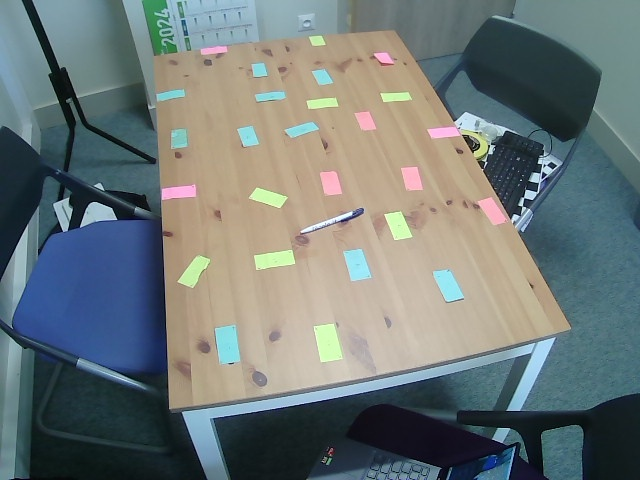
#> input picture 4sameTime0.jpg, 640 x 480 px; its folder holds 5 pictures in this run
$ python Main_CCU_MoreImages.py
#> lines starting #> are read from the running program, lines starting #| are printed output that depends on the picture
### SizeEstimations.py
# -*- coding: utf-8 -*-
"""
Created on Fri Apr 19 09:23:50 2024

Class DistanceEstimations

@author: jpila
"""

import numpy as np
import cv2 as cv
import math

class SizeEstimations:

    #Constructor
        #Not necessary for our purpose
    # def __init__(self, tMatrix, distCoefficient):
    #     self.tMtx = tMatrix
    #     self.dCoef = distCoefficient

    def __init__(self):
        pass

    #Methods
    # [5 lines left out: function homographyTransform, not called in this run]


    def undistortTransform(self,imgCaseStudy, tMtx, dCoef):

        imgTransform = cv.undistort(imgCaseStudy, tMtx, dCoef, None)

        return imgTransform


    # [19 lines left out: function transformCoordSyst, not called in this run]


    def estimateDistance2Pixels(self,Pixel1,Pixel2):

        toTest = np.float32([])

        if(type(toTest) != type(Pixel1)):
            Pixel1 = np.array(Pixel1)

        if(type(toTest) != type(Pixel2)):
            Pixel2 = np.array(Pixel2)

        distance = np.linalg.norm(Pixel1 - Pixel2)


        return distance


    def estimateScaleFactor(self,pDistKnowObj,realDist):

        scaleFactor = pDistKnowObj / realDist

        return scaleFactor


    # [6 lines left out: function estimateRealMeasure, not called in this run]


### CameraCalibration.py
# -*- coding: utf-8 -*-
"""
Created on Thu Apr 18 15:52:57 2024

Class CameraCalibration

@author: jpila
"""

import numpy as np
import cv2 as cv
import glob
import pathlib
import os

class CameraCalibration:

    #Constructor
    def __init__(self,objectPts):

        self.objP = objectPts

    #Methods
    # [29 lines left out: function homography, not called in this run]


    def __getNbPoints(self,system):
        return system.shape[0]


    # [76 lines left out: functions __isPlane, zhang, not called in this run]


    def calibration(self,imgPoints, imgShape):
        toTest = np.float32([])

        if(type(toTest) == type(self.objP)):
            objPoints = []
            objPoints.append(self.objP)


        ret, tMtx, dist, rvecs, tvecs = cv.calibrateCamera(
            self.objP, imgPoints, imgShape , None, None)


        return [ret,tMtx, dist ,rvecs, tvecs]


### Main_CCU_MoreImages.py
# -*- coding: utf-8 -*-
"""
Created on Wed Apr 24 15:27:27 2024

@author: jpila
"""

import CameraCalibration as CC
import SizeEstimations as SE
import cv2 as cv
import pickle
import numpy as np


######## Calibrate Camera test with Post its

# prepare object points, like (0,0,0), (1,0,0), (2,0,0) ....,(6,5,0)

objPts = np.float32([[0,0,0],[73.6,0,0],[0,117.4,0],[73.6,117.4,0],
                   [26.6,6,0],[8,40,0],[40,29.6,0],[23.8,51,0],[19.5,74.2,0],[37.6,72,0],[1.2,88,0],[19,98.5,0],[7,14.4,0],[10.4,21.6,0], #1- 9
                   [1,54.4,0],[7.6,57.4,0],[27,21.4,0],[29.4,28.2,0],[27.2,36,0],[34.2,39,0],[24,81.2,0],[26.4,87.6,0],[42.6,14,0],[45.8,20.6,0], #10 - 14
                   [35.4,45.4,0],[41,50.2,0],[34.6,96.2,0],[37.6,89.6,0],[52,0,0],[59,3.8,0],[50.2,44.2,0],[52.6,51.2,0],[46.4,71.2,0],[54,69.6,0], # 16 - 20
                   [48.2,87,0],[55,90,0],[44.4,112.8,0],[47,106,0],[66,22.2,0],[72.4,26,0],[66.6,41,0],[70,47.8,0],[66,63.2,0],[72.4,65.6,0], # 21 - 25
                   [66.8,84.4,0],[68.2,92,0],[61.2,103.2,0],[64.2,110,0]]) #26 - 27


imgPts = np.float32([[405,52],[159,78],[578,364],[160,443],#Table points
                     [320,68],[417,124],[288,116],[367,156],[411,218],[328,224],[513,251],[451,304],[394,75],[389,87],#1- 9
                     [462,154],[437,164],[331,92],[326,108],[341,123],[315,133],[404,243],[399,268],[269,86],[260,99], #10 - 14
                     [316,147],[295,162],[370,309],[345,285],[233,68],[208,76],[255,152],[246,172],[287,225],[251,226], #16 - 20
                     [290,284],[256,300],[338,394],[313,363],[187,113],[162,125],[188,154],[174,174],[194,213],[164,226], # 21 - 25
                     [195,287],[187,317],[228,362],[215,397]]) #26 - 27

imgPts0 = np.float32([[411,37],[166,63],[589,348],[177,432],#Table points
                     [327,53],[429,110],[296,101],[376,140],[423,204],[339,209],[524,237],[465,290],[402,61],[398,72],#1- 9
                     [471,139],[449,150],[339,77],[333,94],[349,109],[323,119],[415,229],[411,255],[276,72],[268,85], #10 - 14
                     [326,132],[303,150],[383,295],[359,269],[238,53],[214,61],[264,135],[256,158],[300,211],[261,212], #16 - 20
                     [303,268],[268,286],[353,380],[328,350],[195,98],[168,110],[196,139],[183,159],[203,200],[171,213], # 21 - 25
                     [207,273],[202,303],[244,348],[231,384]]) #26 - 27

imgPts1 = np.float32([[635,245],[494,69],[76,394],[75,148],#Table points
                     [561,174],[473,265],[452,156],[394,222],[290,262],[279,199],[240,354],[170,292],[575,237],[542,233],#1- 9
                     [423,310],[394,286],[509,184],[476,183],[450,196],[426,178],[253,255],[217,251],[503,139],[474,133], #10 - 14
                     [399,182],[365,167],[171,232],[200,214],[530,112],[507,97],[378,141],[348,140],[274,174],[272,150], #16 - 20
                     [206,183],[187,166],[95,220],[123,203],[436,93],[413,82],[369,103],[338,99],[287,118],[269,106], # 21 - 25
                     [202,133],[172,136],[132,162],[103,161]]) #26 - 27

imgPts2 = np.float32([[618,247],[447,76],[54,469],[26,196],#Table points
                     [532,179],[457,287],[417,173],[371,248],[267,303],[246,236],[226,411],[141,351],[556,247],[523,246],#1- 9
                     [412,343],[378,320],[481,195],[449,198],[423,215],[395,199],[227,302],[186,300],[470,148],[438,146], #10 - 14
                     [367,204],[335,194],[137,284],[165,261],[492,117],[467,104],[343,161],[304,164],[236,208],[231,185], #16 - 20
                     [165,226],[144,209],[54,276],[81,255],[393,106],[365,95],[325,121],[293,122],[243,146],[221,133], # 21 - 25
                     [156,170],[125,176],[85,209],[57,210]]) #26 - 27

imgPts3 = np.float32([[398,265],[492,86],[3,128],[146,13],#Table points
                     [416,177],[241,183],[343,118],[237,130],[153,118],[197,86],[72,149],[86,103],[345,221],[321,198],#1- 9
                     [174,184],[179,162],[356,156],[330,141],[298,139],[299,120],[143,107],[129,95],[409,130],[385,114], #10 - 14
                     [280,112],[272,97],[123,76],[149,74],[471,125],[465,107],[311,84],[289,74],[217,71],[236,59], #16 - 20
                     [176,59],[181,47],[102,53],[125,51],[409,77],[404,63],[349,60],[330,49],[279,46],[280,34], # 21 - 25
                     [217,33],[198,28],[158,33],[145,25]]) #26 - 27

# imgPts4 = np.float32([[20,184],[46,446],[434,65],[601,231],#Table points
#                       [51,250],[174,151],[166,257],[238,179],[323,140],[350,189],[342,88],[410,114],[72,182],[105,184],#1- 9
#                       [218,120],[240,133],[113,226],[148,226],[178,207],[203,226],[354,141],[390,142],[93,291],[129,292], #10 - 14
#                       [230,219],[265,230],[436,151],[418,167],[37,347],[57,372],[249,270],[290,268],[364,214],[376,244], #16 - 20
#                       [430,198],[462,127],[513,157],[498,172],[161,373],[192,399],[264,340],[309,342],[369,296],[406,319], # 21 - 25
#                       [469,259],[505,254],[522,214],[555,215]]) #26 - 27

# imgPts4 = np.float32([[366,29],[123,61],[533,337],[116,416],#Table points
#                       [281,47],[377,101],[248,94],[325,123],[367,193],[284,200],[468,225],[405,277],[355,53],[349,66],#1- 9
#                       [421,127],[396,139],[290,71],[285,87],[300,100],[271,111],[359,216],[351,245],[230,66],[219,80], #10 - 14
#                       [275,124],[254,141],[322,283],[298,256],[195,50],[170,59],[214,130],[206,151],[244,203],[207,204], #16 - 20
#                       [246,257],[211,275],[287,366],[264,335],[149,94],[125,106],[150,134],[135,155],[155,192],[123,206], # 21 - 25
#                       [154,262],[146,293],[184,336],[169,370]]) #26 - 27


#######For Addition of objects

# imgPts4 = np.float32([[395,26],[150,41],[542,338],[129,389],#Table points
#                       [310,38],[403,97],[276,82],[349,124],[386,187],[305,187],[486,225],[421,270],[385,48],[376,61],#1- 9
#                       [444,127],[418,138],[318,62],[312,77],[327,90],[299,101],[379,209],[369,236],[259,54],[248,66], #10 - 14
#                       [300,113],[277,128],[341,271],[319,237],[223,34],[198,41],[239,115],[229,134],[267,188],[228,186], #16 - 20
#                       [266,239],[228,257],[303,351],[278,317],[177,76],[149,85],[174,115],[159,132],[177,170],[144,183], # 21 - 25
#                       [172,238],[165,270],[199,314],[181,348]]) #26 - 27


########Third test for pencil
imgPts4 = np.float32([[394,30],[154,56],[570,328],[168,408],#Table points
                      [312,46],[411,99],[283,91],[361,129],[406,191],[324,194],[506,221],[448,270],[386,52],[381,65],#1- 9
                      [454,127],[431,138],[323,69],[318,84],[334,97],[308,109],[400,212],[394,239],[262,63],[253,77], #10 - 14
                      [312,121],[290,136],[370,277],[343,251],[226,46],[200,54],[251,125],[243,146],[287,197],[249,198], #16 - 20
                      [290,250],[256,268],[341,357],[314,326],[182,89],[156,101],[185,129],[171,147],[193,185],[162,197], # 21 - 25
                      [197,255],[190,286],[232,326],[220,362]]) #26 - 27


# imgPts = np.float32([[],[],[],[],#Table points
#                      [],[],[],[],[],[],[],[],[],[],#1- 9
#                      [],[],[],[],[],[],[],[],[],[], #10 - 14
#                      [],[],[],[],[],[],[],[],[],[], #16 - 20
#                      [],[],[],[],[],[],[],[],[],[], # 21 - 25
#                      [],[],[],[]]) #26 - 27


img1 = cv.imread('4sameTime0.jpg')
#> img1 is the input picture: shape (480, 640, 3); mean B, G, R 119.2, 120.1, 110.7

print(imgPts.shape[0])


image = img1

##Show points in picture
# for i in range (imgPts4.shape[0]):
#     coord = tuple(int(x) for x in imgPts4[i])
#     image = cv.circle(image,coord, 2,(0, 0, 255), -1)


gray = cv.cvtColor(image, cv.COLOR_BGR2GRAY)
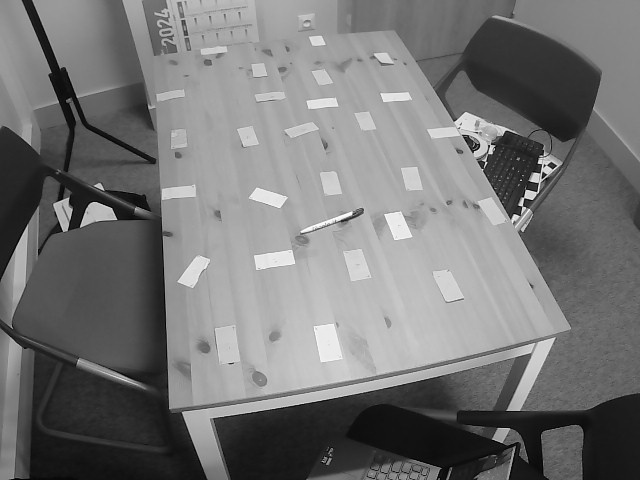
#> gray: shape (480, 640); min 1, max 254, mean 117.2
cv.imshow('Distorted',image)
cv.waitKey(0)


# Arrays to store object points and image points from all the images.
objP = [] # 3d point in real world space
imgP = [] # 2d points in image plane.
objP.append(objPts)
imgP.append(imgPts)

objP.append(objPts)
imgP.append(imgPts0)

objP.append(objPts)
imgP.append(imgPts1)

# [6 lines of commented-out code are left out]

objP.append(objPts)
imgP.append(imgPts4)

#Create Objects
cali = CC.CameraCalibration(objP)
szEstim = SE.SizeEstimations()

ret, tMtx, dCoef, rvecs, tvecs =  cali.calibration(imgP,gray.shape[::-1])
#> ret = 1.72
tImg0 = szEstim.undistortTransform(image, tMtx, dCoef)
#> in undistortTransform, `imgTransform = cv.undistort(imgCaseStudy, tMtx, dCoef, None)`:
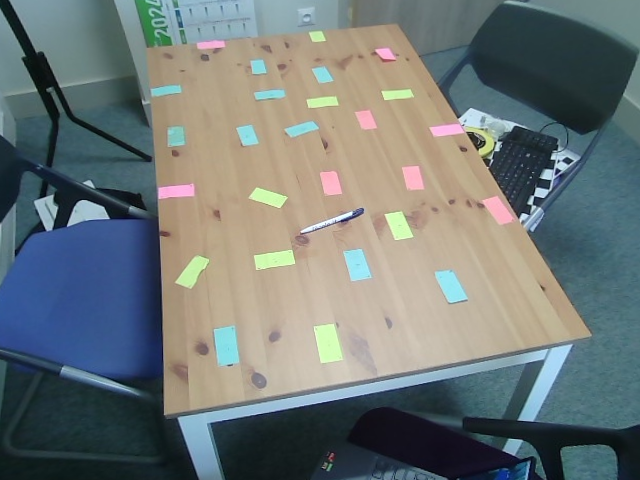
#> imgTransform: shape (480, 640, 3); mean B, G, R 118.7, 119.6, 111.3


##Results
cv.imshow('Undistorted',tImg0)
cv.waitKey(0)
cv.imwrite('toFindScale4.jpg',tImg0)

cv.destroyAllWindows()

toShow = np.concatenate((image,tImg0), axis = 1)
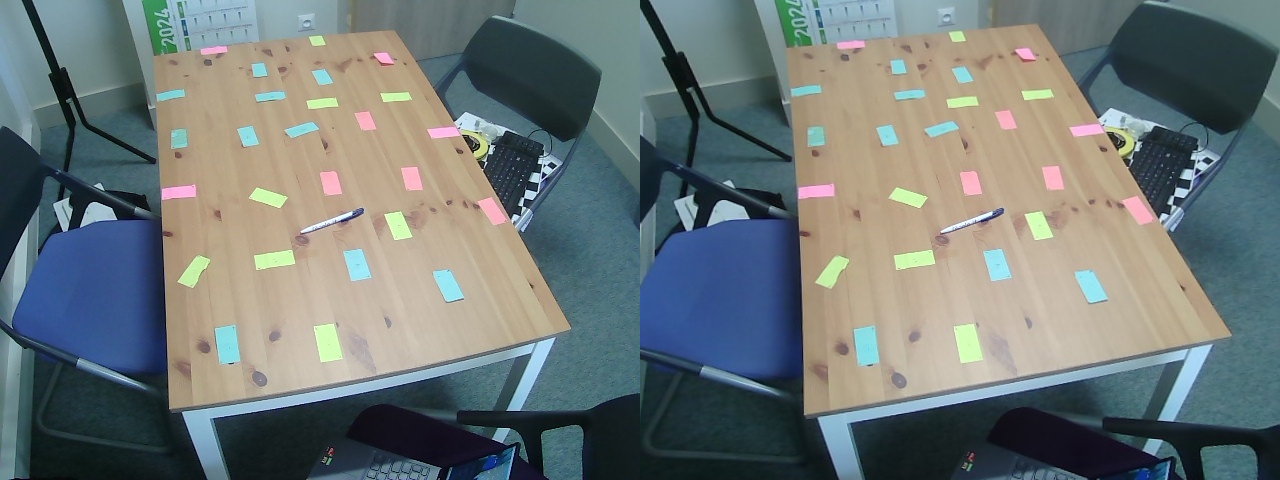
#> toShow: shape (480, 1280, 3); mean B, G, R 118.9, 119.9, 111
cv.imshow('Analyse',toShow)
cv.waitKey(0)
cv.destroyAllWindows()

###############Estimate Scale Factor

#Estimate  Pixel distance of  object of known dimensions
objKnownPxDistance = szEstim.estimateDistance2Pixels([396,24],[592,335])
#Estimate  scale factor
sclFactor = szEstim.estimateScaleFactor(objKnownPxDistance, 117.4)

print('Scale factor =',sclFactor)

toSave = (tMtx, dCoef, sclFactor)

# Open a file and use dump()
with open('ObjsCCOutPut3.pkl', 'wb') as file:

    # A new file will be created
    pickle.dump(toSave, file)
